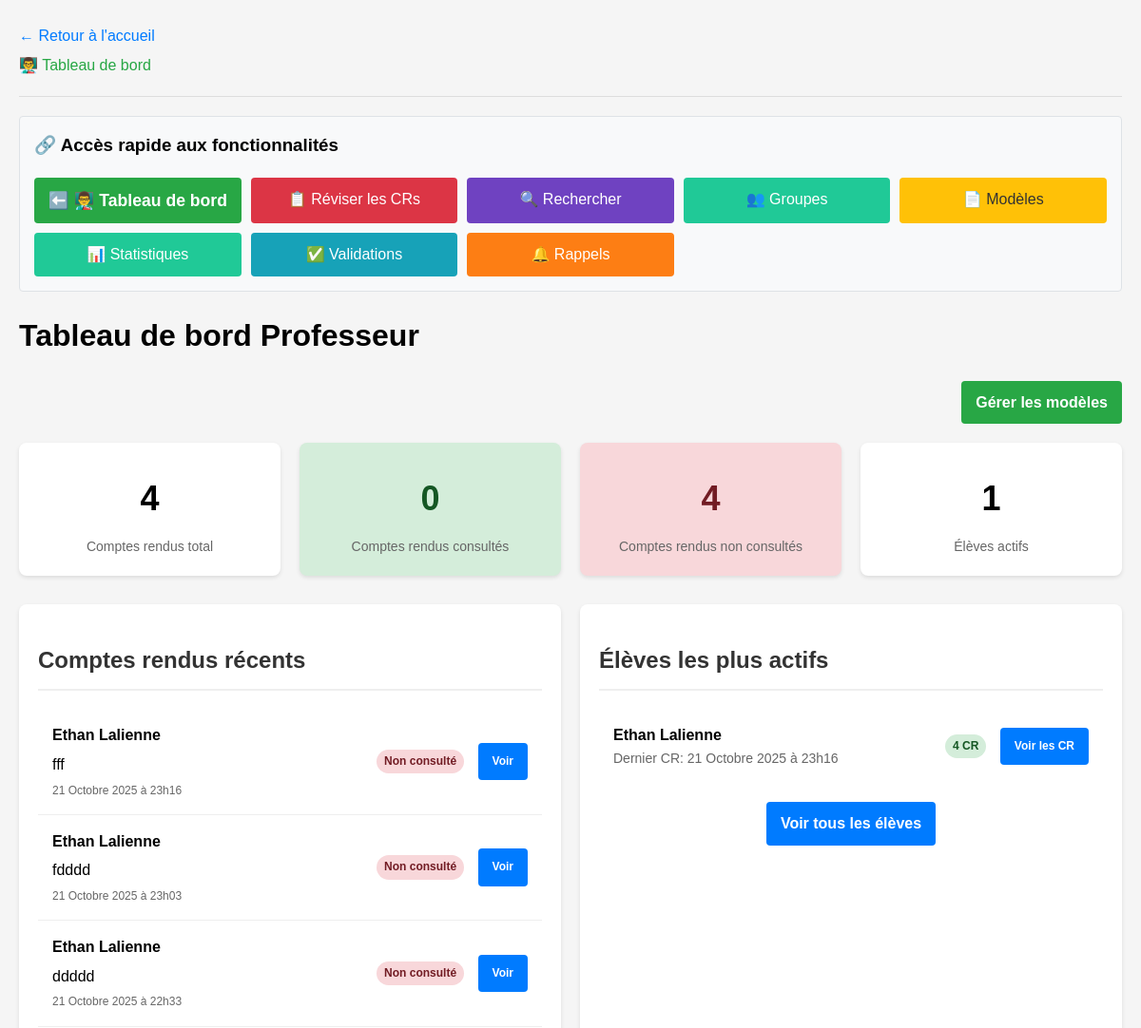
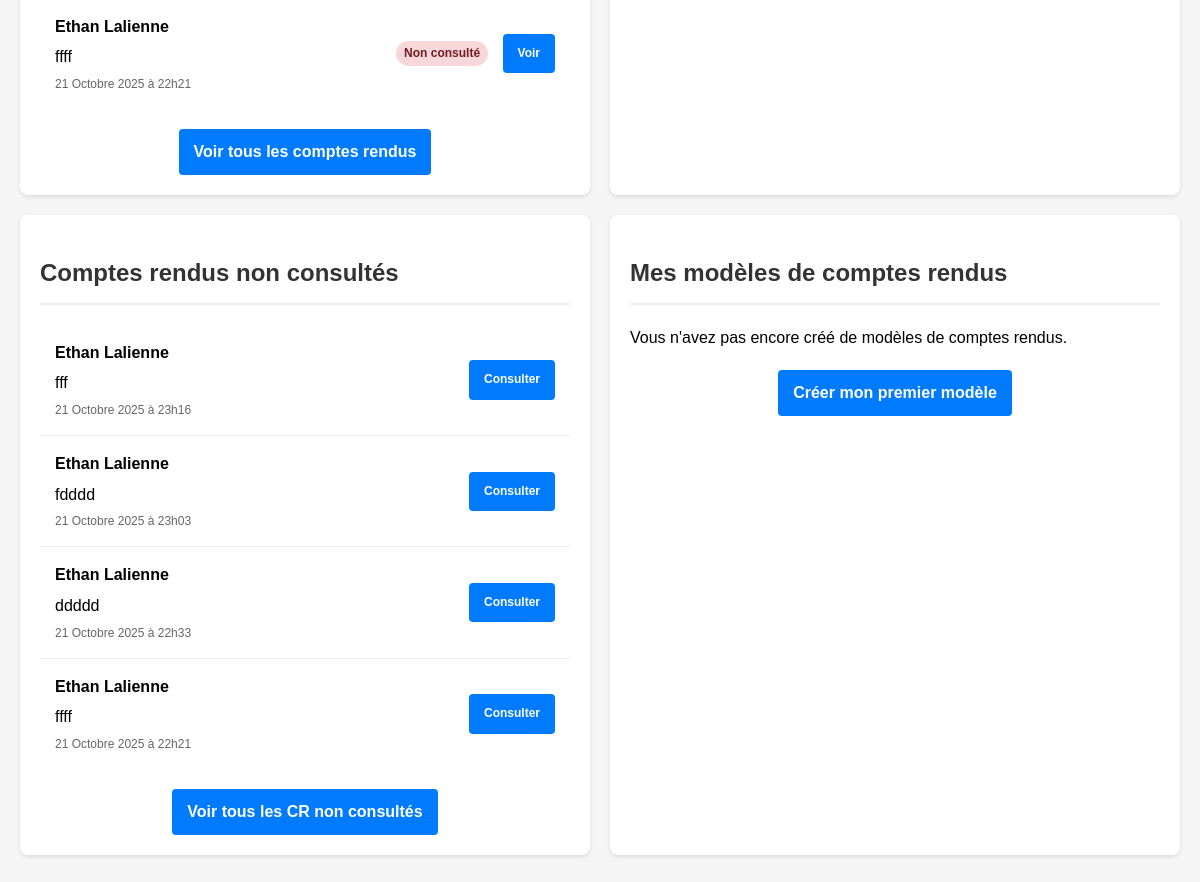
Page /tableau_bord_prof.php (signed in) on the committed database (2 pictures, top to bottom).
### tables this page shows
CREATE TABLE IF NOT EXISTS `cr` (
  `num` bigint NOT NULL AUTO_INCREMENT,
  `date` date DEFAULT NULL,
  `description` text,
  `titre` varchar(255) DEFAULT NULL,
  `contenu_html` longtext,
  `vu` tinyint(1) DEFAULT '0',
  `archivé` tinyint(1) DEFAULT '0',
  `datetime` datetime DEFAULT NULL,
  `num_version` int DEFAULT '1',
  `num_utilisateur` int DEFAULT NULL,
  `groupe_id` int DEFAULT NULL,
  PRIMARY KEY (`num`),
  KEY `num_utilisateur` (`num_utilisateur`),
  KEY `groupe_id` (`groupe_id`)
);

CREATE TABLE IF NOT EXISTS `utilisateur` (
  `num` int NOT NULL AUTO_INCREMENT,
  `nom` varchar(100) NOT NULL,
  `prenom` varchar(100) NOT NULL,
  `tel` varchar(20) DEFAULT NULL,
  `login` varchar(100) NOT NULL,
  `motdepasse` varchar(100) NOT NULL,
  `type` int DEFAULT NULL,
  `email` varchar(100) DEFAULT NULL,
  `option` int DEFAULT NULL,
  `num_stage` int DEFAULT NULL,
  `token` varchar(10000) NOT NULL,
  `date` date DEFAULT NULL,
  `token_created_at` datetime DEFAULT NULL,
  `email_valide` tinyint(1) DEFAULT '0',
  `code_verification` varchar(10) DEFAULT NULL,
  `email_verification_token` varchar(100) DEFAULT NULL,
  `email_verification_token_created_at` datetime DEFAULT NULL,
  PRIMARY KEY (`num`),
  UNIQUE KEY `login` (`login`),
  UNIQUE KEY `email` (`email`),
  KEY `num_stage` (`num_stage`)
);

### tableau_bord_prof.php (the view, shortened to what this page needs)
<?php
include '_conf.php';
include 'fonctions.php';
$bdd = mysqli_connect($serveurBDD, $userBDD, $mdpBDD, $nomBDD);
$stats_query = "SELECT
COUNT(*) as total_cr,
SUM(CASE WHEN vu = 1 THEN 1 ELSE 0 END) as cr_vus,
SUM(CASE WHEN vu = 0 THEN 1 ELSE 0 END) as cr_non_vus,
COUNT(DISTINCT cr.num_utilisateur) as nb_eleves_actifs
FROM cr
JOIN utilisateur u ON cr.num_utilisateur = u.num
WHERE u.type = 0";
$stats_result = mysqli_query($bdd, $stats_query);
$stats = mysqli_fetch_assoc($stats_result);
$cr_recents_query = "SELECT cr.*, u.nom, u.prenom
FROM cr
JOIN utilisateur u ON cr.num_utilisateur = u.num
ORDER BY cr.datetime DESC
LIMIT 10";
$cr_recents_result = mysqli_query($bdd, $cr_recents_query);
$eleves_actifs_query = "SELECT u.num, u.nom, u.prenom, COUNT(cr.num) as nb_cr,
MAX(cr.datetime) as dernier_cr
FROM utilisateur u
JOIN cr ON u.num = cr.num_utilisateur
WHERE u.type = 0
GROUP BY u.num
ORDER BY nb_cr DESC, dernier_cr DESC
LIMIT 5";
$eleves_actifs_result = mysqli_query($bdd, $eleves_actifs_query);
$cr_non_vus_query = "SELECT cr.*, u.nom, u.prenom
FROM cr
JOIN utilisateur u ON cr.num_utilisateur = u.num
WHERE cr.vu = 0
ORDER BY cr.datetime DESC
LIMIT 5";
$cr_non_vus_result = mysqli_query($bdd, $cr_non_vus_query);
$modeles_query = "SELECT * FROM modeles_cr
WHERE professeur_id = {$_SESSION['Sid']}
ORDER BY date_creation DESC";
$modeles_result = mysqli_query($bdd, $modeles_query);
function formatDateFrench($date) { if (!$date) return "Aucun";
    $english_months = array('January', 'February', 'March', 'April', 'May', 'June', 'July', 'August', 'September', 'October', 'November', 'December');
    $french_months = array('Janvier', 'Février', 'Mars', 'Avril', 'Mai', 'Juin', 'Juillet', 'Août', 'Septembre', 'Octobre', 'Novembre', 'Décembre');
    $date_str = date('d F Y à H\hi', strtotime($date));
    $date_str = str_replace($english_months, $french_months, $date_str);
return $date_str; }
?>
<!DOCTYPE html>
<html lang="fr">
    <head>
    </head>
    <body>
        <div class="container">
            <h1>Tableau de bord Professeur</h1>
            <div style="text-align: right; margin-bottom: 20px;">
                <a href="gestion_modeles.php" class="btn btn-success">Gérer les modèles</a>
            </div>
            <div class="stats-container">
                <div class="stat-card">
 <div class="stat-value"><?php echo $stats['total_cr'] ?: 0; ?></div>
                    <div class="stat-label">Comptes rendus total</div>
                </div>
                <div class="stat-card" style="background-color: #d4edda; color: #155724;">
 <div class="stat-value"><?php echo $stats['cr_vus'] ?: 0; ?></div>
                    <div class="stat-label">Comptes rendus consultés</div>
                </div>
                <div class="stat-card" style="background-color: #f8d7da; color: #721c24;">
 <div class="stat-value"><?php echo $stats['cr_non_vus'] ?: 0; ?></div>
                    <div class="stat-label">Comptes rendus non consultés</div>
                </div>
                <div class="stat-card">
 <div class="stat-value"><?php echo $stats['nb_eleves_actifs'] ?: 0; ?></div>
                    <div class="stat-label">Élèves actifs</div>
                </div>
            </div>
            <div class="grid-container">
                <div class="card">
                    <h2>Comptes rendus récents</h2>
 <?php if (mysqli_num_rows($cr_recents_result) > 0): ?>
                    <ul class="cr-list">
 <?php while ($cr = mysqli_fetch_assoc($cr_recents_result)): ?>
                        <li class="cr-item">
                            <div style="display: flex; justify-content: space-between; align-items: center;">
                                <div>
 <strong><?php echo htmlspecialchars($cr['prenom'] . ' ' . $cr['nom']); ?></strong>
                                    <div style="margin-top: 5px;">
 <?php echo strip_tags(substr($cr['description'], 0, 80)) . (strlen($cr['description']) > 80 ? '...' : ''); ?>
                                    </div>
                                    <div style="color: #666; font-size: 12px; margin-top: 5px;">
 <?php echo formatDateFrench($cr['datetime']); ?>
                                    </div>
                                </div>
                                <div>
 <span class="badge <?php echo $cr['vu'] ? 'badge-success' : 'badge-danger'; ?>">
 <?php echo $cr['vu'] ? 'Consulté' : 'Non consulté'; ?>
                                    </span>
 <a href="liste_cr_prof.php?view=<?php echo $cr['num']; ?>" class="btn" style="font-size: 12px; margin-left: 10px;">Voir</a>
                                </div>
                            </div>
                        </li>
 <?php endwhile; ?>
                    </ul>
                    <div style="text-align: center; margin-top: 20px;">
                        <a href="liste_cr_prof.php" class="btn">Voir tous les comptes rendus</a>
                    </div>
 <?php else: ?>
                    <p>Aucun compte rendu disponible.</p>
 <?php endif; ?>
                </div>
                <div class="card">
                    <h2>Élèves les plus actifs</h2>
 <?php if (mysqli_num_rows($eleves_actifs_result) > 0): ?>
                    <ul class="cr-list">
 <?php while ($eleve = mysqli_fetch_assoc($eleves_actifs_result)): ?>
                        <li class="eleve-item">
                            <div>
 <strong><?php echo htmlspecialchars($eleve['prenom'] . ' ' . $eleve['nom']); ?></strong>
                                <div style="color: #666; font-size: 14px;">
 Dernier CR: <?php echo formatDateFrench($eleve['dernier_cr']); ?>
                                </div>
                            </div>
                            <div>
                                <span class="badge badge-success">
 <?php echo $eleve['nb_cr']; ?> CR
                                </span>
 <a href="liste_cr_prof.php?eleve=<?php echo $eleve['num']; ?>" class="btn" style="font-size: 12px; margin-left: 10px;">
                                Voir les CR
                                </a>
                            </div>
                        </li>
 <?php endwhile; ?>
                    </ul>
                    <div style="text-align: center; margin-top: 20px;">
                        <a href="liste_eleves.php" class="btn">Voir tous les élèves</a>
                    </div>
 <?php else: ?>
                    <p>Aucun élève actif pour le moment.</p>
 <?php endif; ?>
                </div>
            </div>
            <div class="grid-container">
                <div class="card">
                    <h2>Comptes rendus non consultés</h2>
 <?php if (mysqli_num_rows($cr_non_vus_result) > 0): ?>
                    <ul class="cr-list">
 <?php while ($cr = mysqli_fetch_assoc($cr_non_vus_result)): ?>
                        <li class="cr-item">
                            <div style="display: flex; justify-content: space-between; align-items: center;">
                                <div>
 <strong><?php echo htmlspecialchars($cr['prenom'] . ' ' . $cr['nom']); ?></strong>
                                    <div style="margin-top: 5px;">
 <?php echo strip_tags(substr($cr['description'], 0, 80)) . (strlen($cr['description']) > 80 ? '...' : ''); ?>
                                    </div>
                                    <div style="color: #666; font-size: 12px; margin-top: 5px;">
 <?php echo formatDateFrench($cr['datetime']); ?>
                                    </div>
                                </div>
                                <div>
 <a href="liste_cr_prof.php?view=<?php echo $cr['num']; ?>" class="btn" style="font-size: 12px;">
                                    Consulter
                                    </a>
                                </div>
                            </div>
                        </li>
 <?php endwhile; ?>
                    </ul>
                    <div style="text-align: center; margin-top: 20px;">
                        <a href="liste_cr_prof.php?sort=non_vu" class="btn">Voir tous les CR non consultés</a>
                    </div>
 <?php else: ?>
                    <p>Tous les comptes rendus ont été consultés. Bravo !</p>
 <?php endif; ?>
                </div>
                <div class="card">
                    <h2>Mes modèles de comptes rendus</h2>
 <?php if (mysqli_num_rows($modeles_result) > 0): ?>
 <?php while ($modele = mysqli_fetch_assoc($modeles_result)): ?>
                    <div class="modele-item">
                        <div style="display: flex; justify-content: space-between; align-items: center;">
                            <div>
 <strong><?php echo htmlspecialchars($modele['titre']); ?></strong>
                                <div style="color: #666; font-size: 12px; margin-top: 5px;">
 Créé le <?php echo formatDateFrench($modele['date_creation']); ?>
                                </div>
                            </div>
                            <div>
 <a href="gestion_modeles.php?edit=<?php echo $modele['id']; ?>" class="btn" style="font-size: 12px;">
                                Modifier
                                </a>
                            </div>
                        </div>
                        <div style="margin-top: 10px; color: #666;">
 <?php echo htmlspecialchars($modele['description']); ?>
                        </div>
                    </div>
 <?php endwhile; ?>
                    <div style="text-align: center; margin-top: 20px;">
                        <a href="gestion_modeles.php" class="btn">Gérer mes modèles</a>
                    </div>
 <?php else: ?>
                    <p>Vous n'avez pas encore créé de modèles de comptes rendus.</p>
                    <div style="text-align: center; margin-top: 20px;">
                        <a href="gestion_modeles.php" class="btn">Créer mon premier modèle</a>
                    </div>
 <?php endif; ?>
                </div>
            </div>
        </div>
    </body>
</html>

### tableau_bord_prof.php (style rules this page uses)
body { font-family: Arial, sans-serif; line-height: 1.6; margin: 0; padding: 20px; background-color: #f5f5f5; }
.container { max-width: 1200px; margin: 0 auto; }
.card { background: white; border-radius: 8px; box-shadow: 0 2px 4px rgba(0,0,0,0.1); padding: 20px; margin-bottom: 20px; }
.stats-container { display: flex; flex-wrap: wrap; gap: 20px; margin-bottom: 30px; }
.stat-card { flex: 1; min-width: 200px; background: white; border-radius: 8px; box-shadow: 0 2px 4px rgba(0,0,0,0.1); padding: 20px; text-align: center; }
.stat-value { font-size: 36px; font-weight: bold; margin: 10px 0; }
.stat-label { color: #666; font-size: 14px; }
.grid-container { display: grid; grid-template-columns: repeat(auto-fit, minmax(500px, 1fr)); gap: 20px; }
.cr-list { list-style: none; padding: 0; }
.cr-item { padding: 15px; border-bottom: 1px solid #eee; }
.cr-item:last-child { border-bottom: none; }
.eleve-item { display: flex; justify-content: space-between; align-items: center; padding: 15px; border-bottom: 1px solid #eee; }
.eleve-item:last-child { border-bottom: none; }
.btn { display: inline-block; background: #007bff; color: white; padding: 10px 15px; text-decoration: none; border-radius: 4px; font-weight: bold; }
.btn-success { background: #28a745; }
h2 { color: #333; border-bottom: 2px solid #eee; padding-bottom: 10px; }
.badge { display: inline-block; padding: 3px 8px; border-radius: 50px; font-size: 12px; font-weight: bold; }
.badge-danger { background-color: #f8d7da; color: #721c24; }
.badge-success { background-color: #d4edda; color: #155724; }

### rows in the picture
cr: utilisateur.prenom+nom "Ethan Lalienne", description "fff", datetime "21 Octobre 2025 à 23h16", vu "Non consulté"
cr: utilisateur.prenom+nom "Ethan Lalienne", description "fdddd", datetime "21 Octobre 2025 à 23h03", vu "Non consulté"
cr: utilisateur.prenom+nom "Ethan Lalienne", description "ddddd", datetime "21 Octobre 2025 à 22h33", vu "Non consulté"
cr: utilisateur.prenom+nom "Ethan Lalienne", description "ffff", datetime "21 Octobre 2025 à 22h21", vu "Non consulté"
utilisateur: prenom+nom "Ethan Lalienne", dernier_cr "21 Octobre 2025 à 23h16", nb_cr "4"

### other values in the picture
$icon "👨‍🏫"
$dashboard_icon "👨‍🏫"
$stats['total_cr'] ?: 0 "4"
$stats['cr_vus'] ?: 0 "0"
$stats['cr_non_vus'] ?: 0 "4"
$stats['nb_eleves_actifs'] ?: 0 "1"
